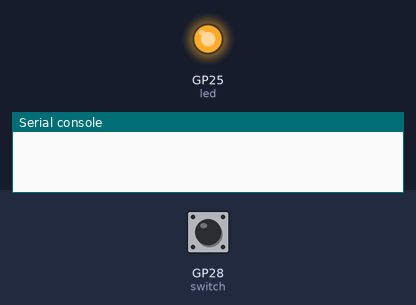
Recording of a program running on a simulated Raspberry Pi Pico running MicroPython. Parts: output pins drawn as LEDs (lit = HIGH), the last lines printed to the serial console. The inputs (shaded band) are chosen by the test bench; at power-on: GP28 (switch) LOW.

Above: at 1.2 s.
1.3 s: GP28 (switch) pulled HIGH for 0.15 s
At 2.3 s:
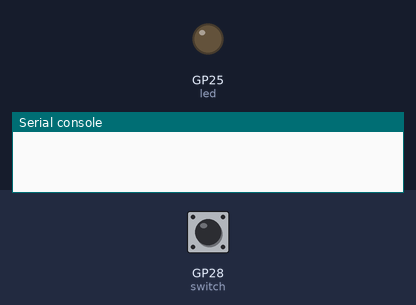
4.4 s: GP28 (switch) pulled HIGH for 3.2 s
At 12.4 s:
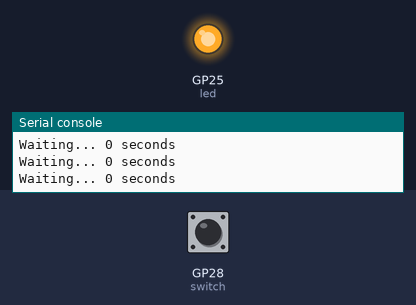
Timing chart, 0 to 13.9 s (numbered marks = the images above; inputs shaded):
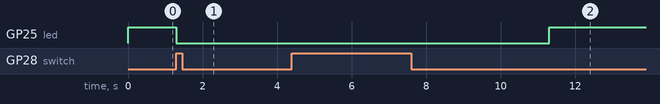

Measured:
- after the input at 1.3 s, GP25 (led): HIGH → LOW at once
- after the input at 4.4 s, GP25 (led): LOW → HIGH after 6.9 s instead of 1.9 s

The program:

tester_switch_countdown.py
```python
from machine import Pin
import time

led = Pin(25, Pin.OUT)
led.value(1)

switch = Pin(28, Pin.IN)

def waiting(howlong):
    led.value(0)
    for i in range(howlong):
        time.sleep(1)
        print(f"Waiting... {i} seconds")

deadline = time.ticks_add(time.ticks_ms(), 5000)

while True:
    if switch.value() == 1:
        deadline = time.ticks_add(time.ticks_ms(), 5000)
        while time.ticks_diff(deadline, time.ticks_ms()) > 0:
            waiting(1)

    else:
        led.value(1)
```
